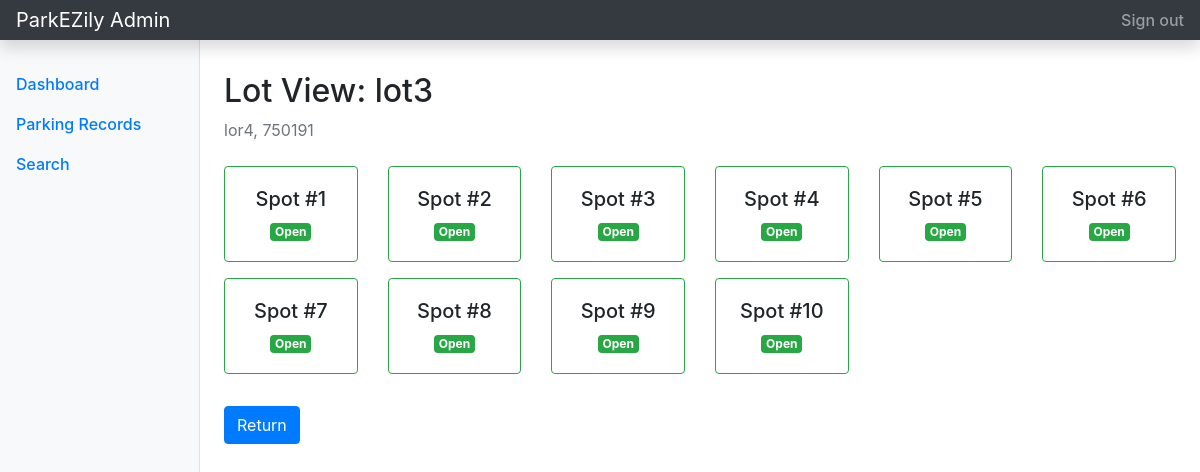
The page /admin/lot/inspect/1 (signed in) on the database its author committed.
### tables this page shows
CREATE TABLE parking_lot (
        id INTEGER PRIMARY KEY AUTOINCREMENT,
        location_name TEXT NOT NULL,
        address TEXT NOT NULL,
        price_per_hour REAL NOT NULL,
        pin_code TEXT NOT NULL,
        max_spots INTEGER NOT NULL,
        status TEXT NOT NULL DEFAULT 'active'
    );

CREATE TABLE parking_spot (
        id INTEGER PRIMARY KEY AUTOINCREMENT,
        lot_id INTEGER NOT NULL,
        status TEXT NOT NULL CHECK(status IN ('A', 'O')),
        FOREIGN KEY (lot_id) REFERENCES parking_lot(id) ON DELETE CASCADE
    );

### controllers/admin.py (the view)
@adm_bp.route('/admin/lot/inspect/<int:lot_id>')
@login_req
def inspect_lot(lot_id):
    db = get_db()
    lot = db.execute('SELECT * FROM parking_lot WHERE id = ?', (lot_id,)).fetchone()
    spots = db.execute('SELECT * FROM parking_spot WHERE lot_id = ?', (lot_id,)).fetchall()
    db.close()
    return render_template('admin/view_lot.html', lot=lot, spots=spots)

### controllers/admin.py (called while the page is built)
def get_db():
    db = sqlite3.connect(DB_FILE)
    db.row_factory = sqlite3.Row
    return db

def login_req(f):
    @wraps(f)
    def wrapper(*args, **kwargs):
        if 'user_role' not in session or session['user_role'] != 'admin':
            flash('Admin access is required.', 'danger')
            return redirect(url_for('auth.login'))
        return f(*args, **kwargs)
    return wrapper

### templates/admin/view_lot.html (shortened to what this page needs)
{% extends 'admin/admin_base.html' %}
{% block admin_main %}
<h1 class="h2">Lot View: {{ lot.location_name }}</h1>
<p class="text-muted">{{ lot.address }}, {{ lot.pin_code }}</p>
<div class="row mt-4">
    {% for spot in spots %}
    <div class="col-md-2 mb-3">
        <div class="card text-center {% if spot.status == 'O' %}border-danger{% else %}border-success{% endif %}">
            <div class="card-body">
                <h5 class="card-title">Spot #{{ loop.index }}</h5>
                <p class="card-text">
                    {% if spot.status == 'O' %}
                        <span class="badge badge-danger">Taken</span>
                    {% else %}
                        <span class="badge badge-success">Open</span>
                    {% endif %}
                </p>
            </div>
        </div>
    </div>
    {% endfor %}
</div>
<a href="{{ url_for('admin.dashboard') }}" class="btn btn-primary mt-3">Return</a>
{% endblock %}

### rows shown on the page
parking_lot: location_name "lot3", address "lor4", pin_code "750191"
parking_spot: status "Open"
parking_spot: status "Open"
parking_spot: status "Open"
parking_spot: status "Open"
parking_spot: status "Open"
parking_spot: status "Open"
parking_spot: status "Open"
parking_spot: status "Open"
parking_spot: status "Open"
parking_spot: status "Open"
